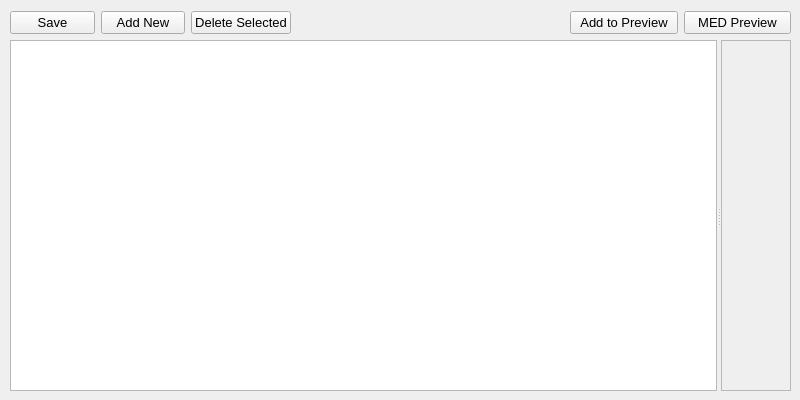
<?xml version="1.0" encoding="UTF-8"?>
<ui version="4.0">
 <class>editor_EventsDictionary</class>
 <widget class="QWidget" name="editor_EventsDictionary">
  <property name="geometry">
   <rect>
    <x>0</x>
    <y>0</y>
    <width>800</width>
    <height>400</height>
   </rect>
  </property>
  <property name="font">
   <font>
    <pointsize>10</pointsize>
   </font>
  </property>
  <property name="windowTitle">
   <string>COSMOS Data Management Tool - Events.dict Editor</string>
  </property>
  <property name="windowIcon">
   <iconset>
    <normaloff>../../cosmosroot/resources/logo/cosmos_symbol.png</normaloff>../../cosmosroot/resources/logo/cosmos_symbol.png</iconset>
  </property>
  <widget class="QWidget" name="layoutWidget">
   <property name="geometry">
    <rect>
     <x>10</x>
     <y>10</y>
     <width>281</width>
     <height>26</height>
    </rect>
   </property>
   <layout class="QHBoxLayout" name="buttonlayout_left">
    <item>
     <widget class="QPushButton" name="button_save">
      <property name="font">
       <font>
        <pointsize>10</pointsize>
       </font>
      </property>
      <property name="text">
       <string>Save</string>
      </property>
     </widget>
    </item>
    <item>
     <widget class="QPushButton" name="button_addNew">
      <property name="font">
       <font>
        <pointsize>10</pointsize>
       </font>
      </property>
      <property name="text">
       <string>Add New</string>
      </property>
     </widget>
    </item>
    <item>
     <widget class="QPushButton" name="button_deleteSelected">
      <property name="font">
       <font>
        <pointsize>10</pointsize>
       </font>
      </property>
      <property name="text">
       <string>Delete Selected</string>
      </property>
     </widget>
    </item>
   </layout>
  </widget>
  <widget class="QWidget" name="layoutWidget_2">
   <property name="geometry">
    <rect>
     <x>570</x>
     <y>10</y>
     <width>221</width>
     <height>26</height>
    </rect>
   </property>
   <layout class="QHBoxLayout" name="buttonlayout_right">
    <item>
     <widget class="QPushButton" name="button_preview">
      <property name="font">
       <font>
        <pointsize>10</pointsize>
       </font>
      </property>
      <property name="text">
       <string>Add to Preview</string>
      </property>
     </widget>
    </item>
    <item>
     <widget class="QPushButton" name="button_MEDpreview">
      <property name="font">
       <font>
        <pointsize>10</pointsize>
       </font>
      </property>
      <property name="text">
       <string>MED Preview</string>
      </property>
     </widget>
    </item>
   </layout>
  </widget>
  <widget class="QSplitter" name="splitter">
   <property name="geometry">
    <rect>
     <x>10</x>
     <y>40</y>
     <width>781</width>
     <height>351</height>
    </rect>
   </property>
   <property name="orientation">
    <enum>Qt::Horizontal</enum>
   </property>
   <widget class="QListWidget" name="list_events">
    <property name="font">
     <font>
      <pointsize>10</pointsize>
     </font>
    </property>
   </widget>
   <widget class="QScrollArea" name="scrollArea">
    <property name="widgetResizable">
     <bool>true</bool>
    </property>
    <widget class="QWidget" name="scrollAreaWidgetContents">
     <property name="geometry">
      <rect>
       <x>0</x>
       <y>0</y>
       <width>69</width>
       <height>349</height>
      </rect>
     </property>
    </widget>
   </widget>
  </widget>
 </widget>
 <resources/>
 <connections/>
</ui>
